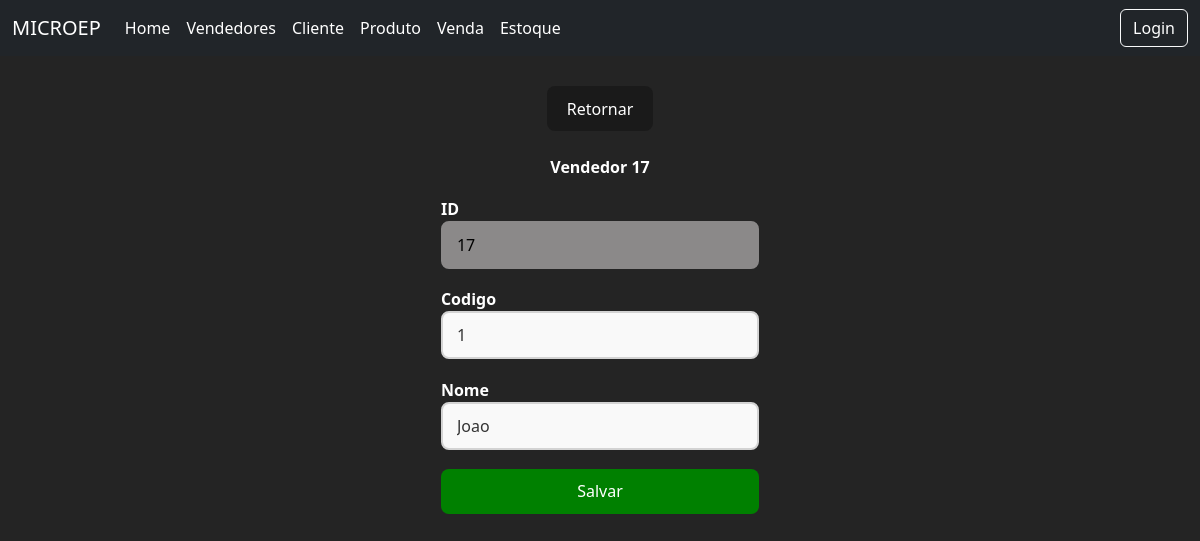
/vendedores/17/edit/, run on the app's committed database.
### core/models.py (models this page shows, shortened)
class vendedor(models.Model):
    codigo = models.IntegerField()
    nome = models.CharField(max_length=100)

### core/views.py (the view, shortened to what this page needs)
# urls.py: path('vendedores/<int:id>/edit/',views.editar_vendedor,name='editarvendedor'),
def editar_vendedor(request,id):
    erro = None
    vend = get_object_or_404(vendedor,id=id)
    return render(request,'edicao/editarvendedor.html',
    {'vend':vend,'erro':erro}
    )

### core/templates/edicao/editarvendedor.html (shortened to what this page needs)
<!DOCTYPE html>
<html lang="pt-br">
<head>
    {% load static %}
    <link rel="stylesheet" href="{% static 'home.css' %}">
</head>
<body>
    {% include 'components/navbar.html'%}
    <div class="divcentral">
        <button class="buttonp"><a href="{% url 'vendedores' %}">Retornar</a></button>
        <br>
         <p class="boldtext">Vendedor {{vend.id}} </p>
        <form  method="post">
            <div class="formularios">
                <p class="boldtext">ID<input class="inputcadastrodisable"  name="id" value="{{ vend.id }}" disabled></p>
                <p class="boldtext" >Codigo<input class="inputcadastro" type="text" name="codigo" value="{{ vend.codigo }}"></p>
                <p class="boldtext">Nome<input class="inputcadastro" type="text" name="nome" value="{{vend.nome}}"></p>
                <button class="checkbutton" type="submit">Salvar</button>
        </div>
    </form>
    </div>
</body>
</html>

### static/home.css (style rules this page uses)
* { margin: 0; padding: 0; box-sizing: border-box; color: white; }
a { font-weight: 500 !important; color: #ffffff !important; text-decoration: inherit !important; }
:root { font-family: Inter, system-ui, Avenir, Helvetica, Arial, sans-serif; line-height: 1.5; font-weight: 400; color-scheme: light dark; color: rgba(255, 255, 255, 0.87) !important; background-color: #242424; -webkit-font-smoothing: antialiased; -moz-osx-font-smoothing: grayscale; }
body { background-color: #242424 !important; color: rgba(255, 255, 255, 0.87) !important; }
.buttonp { border-radius: 8px; border: 1px solid transparent; padding: 0.6em 1.2em; font-size: 1em; font-weight: 500; background-color: #1a1a1a; cursor: pointer; transition: 0.25s; }
.checkbutton { background-color: green; border-radius: 8px; border: 1px solid transparent; padding: 0.6em 1.2em; cursor: pointer; font-size: 1em; font-weight: 500; }
.inputcadastro, .inputcadastrodisable { width: 100%; max-width: 350px; padding: 10px 14px; border-radius: 8px; font-size: 16px; transition: 0.2s; }
.inputcadastro { background: #f9f9f9; border: 2px solid #d3d3d3; color: #333; }
.inputcadastro::placeholder { color: #888; opacity: 0.8; }
.inputcadastrodisable { background: #8b8989; border: 2px solid #8b8989; color: black; }
.divcentral { height: 20em; padding-top: 30px; display: flex; flex-direction: column; justify-content: space-evenly; align-items: center; }
.formularios { display: flex; justify-content: space-around; flex-direction: column; height: 20em; }
.boldtext { font-weight: bold; }

### data on the page
vendedor: id "17", codigo "1", nome "Joao"
